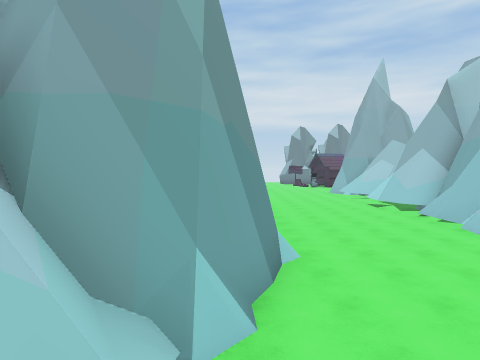
View 1 (above)

19 first-person views from a walk through a 3-D level made in the Unity game engine. The camera is 1.2 m above the floor, tilts 2° down and sees 75° across. The floor is counted in squares, 2 m on a side. Each view is taken from the middle of a square. On the plan, view 1 faces up. The plan holds only what a view shows up to about 9 squares ahead; the rest is blank. The place goes on beyond the plan. The player is left out.

View 2
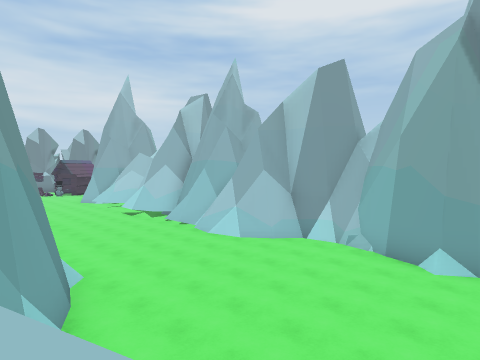

View 3
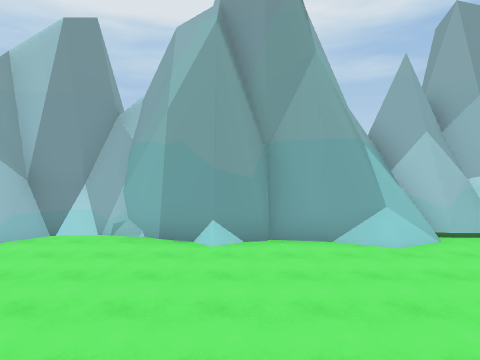

View 4
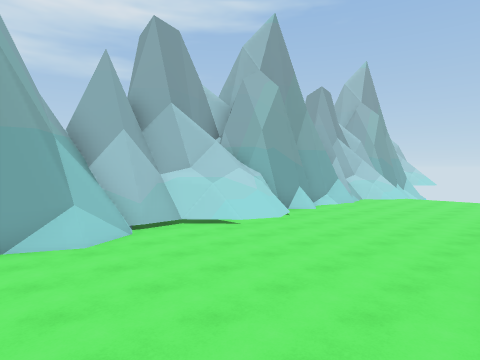

View 5
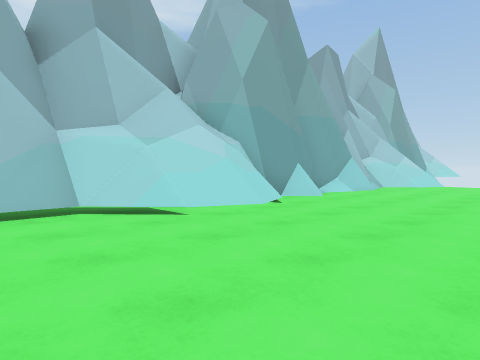

View 6
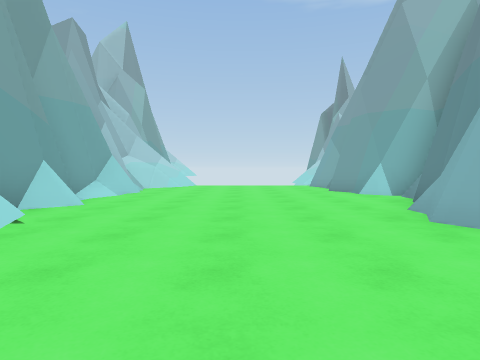

View 7
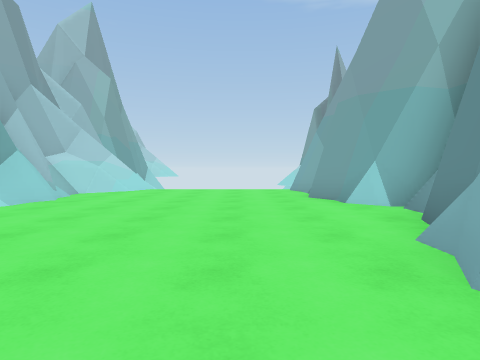

View 8
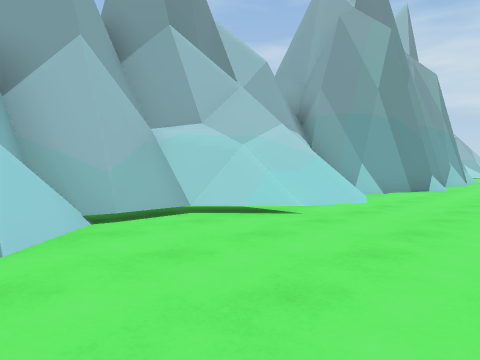

View 9
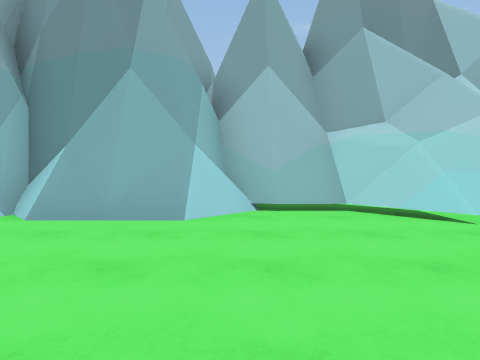

View 10
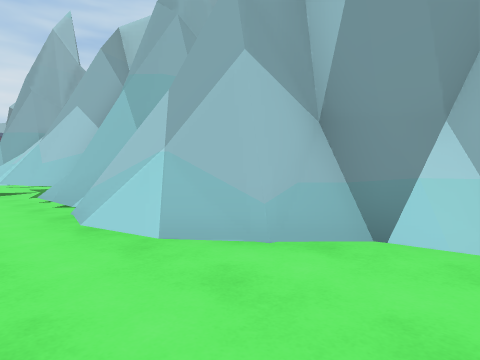

View 11
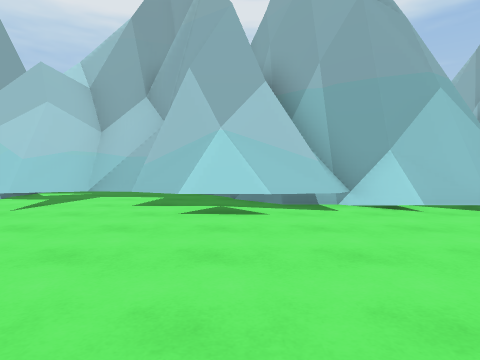

View 12
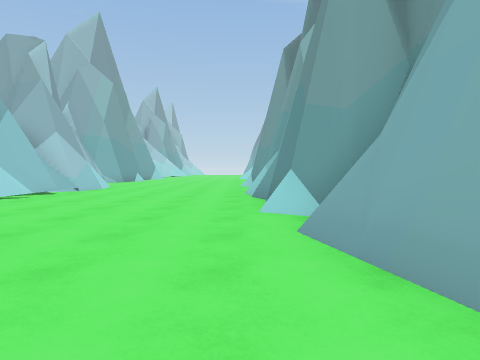

View 13
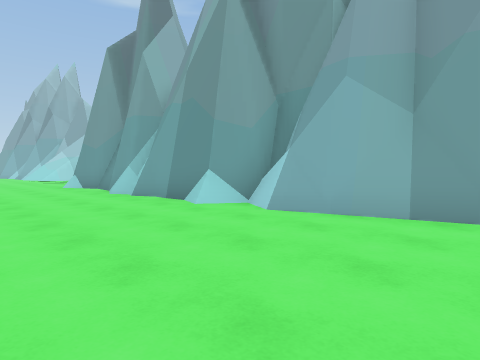

View 14
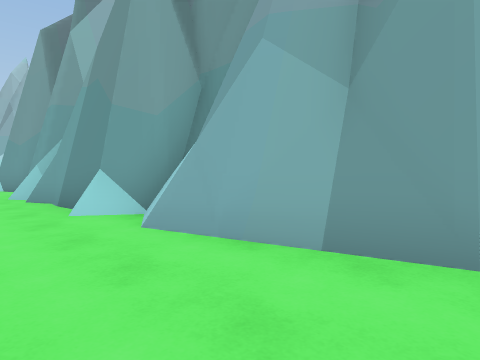

View 15
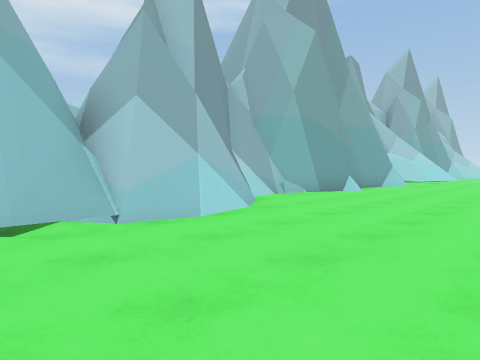

View 16
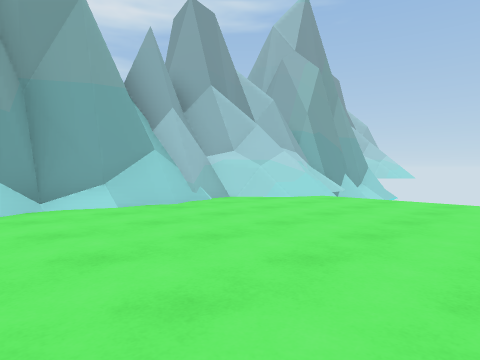

View 17
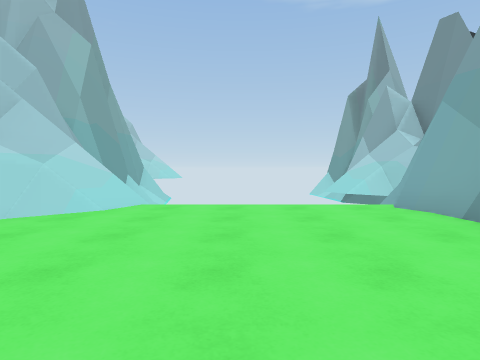

View 18
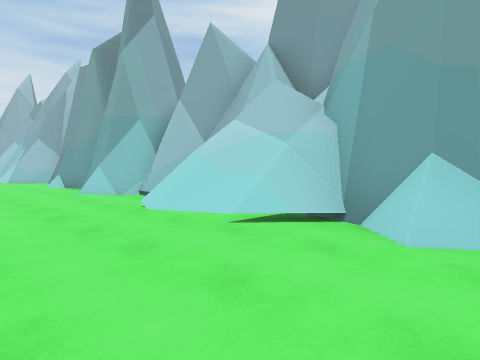

View 19
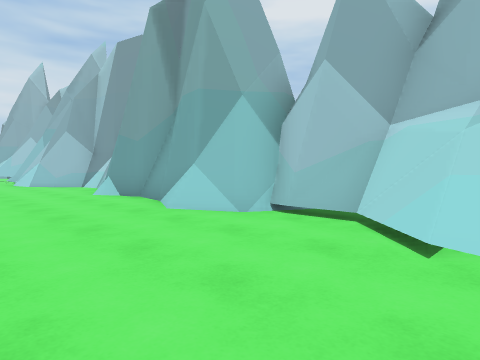

### Floor plan
Key: @ floor where view 1 was taken; # wall or solid block; . floor; / step, stairs or slope; = window, fence, low wall or low ledge; ^ raised ledge; v drop or lower ground.
Columns run from 3 left of view 1 to 11 right of it. Each row starts with its distance up from view 1.
 16   #.....  =#^
 15   ##...../=^^
 14   ##.....//^^
 13   ##..../#^^
 12   ##..../=#
 11    #.....###
 10    #.....=#
  9    #.....##
  8    #.....##
  7    #.....###
  6    #.....#^ #=^
  5    #.....#^^
  4    #......##
  3   ##......#
  2  ##.......#
  1 ^===......#
  0 ^==@/....##
 -1 ^^///.....#
 -2  ^#=.....##
 -3  ^#......##
 -4   #.......#
 -5   ##......#^
 -6   ##.....=#^
 -7    #....//=^^
 -8    #....//###
 -9    #.....=##
-10   ##.....##
-11   #....../#
-12   #....../#
-13   ##.....##
-14    #.....##
-15    #.....=#
-16    #..../=#
-17    #    //##
-18           ##
-19           v

Positions as (right, up) in squares from view 1, and headings:
1: (0, 0), facing up
2: (-1, -1), facing up-right
3: (0, 0), facing right
4: (0, -1), facing down-right
5: (2, -4), facing down-right
6: (3, -5), facing down
7: (2, -7), facing down
8: (3, -5), facing up-left
9: (4, -4), facing left
10: (4, 3), facing up-right
11: (1, 12), facing right
12: (1, 16), facing down
13: (4, 16), facing down-left
14: (2, 16), facing down-left
15: (2, 9), facing down-right
16: (1, -10), facing down-right
17: (3, -11), facing down
18: (3, -11), facing up-right
19: (3, -7), facing up-right
